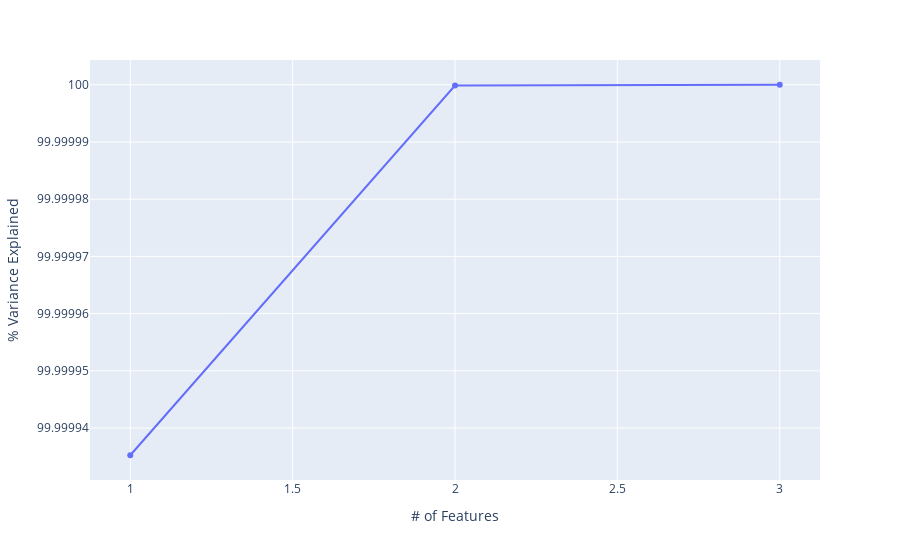

The notebook cell this image was saved under:
### Code cell
#running PCA with full components
pca_all = PCA(n_components=len(cluster_data.columns), random_state = 2022)
pca_all.fit(cluster_data)
variance = pca_all.explained_variance_ratio_
var = np.cumsum(variance)*100

#plot for information extracted
fig = px.line(x=np.arange(len(cluster_data.columns))+1, y=var, markers=True)
fig.update_xaxes(title_text='# of Features')
fig.update_yaxes(title_text='% Variance Explained')
fig.update_layout(width=900)

### Figure 1 — Plotly figure (JSON) as saved in the notebook; plotly's stock layout.template omitted (floating-point values rounded to 4 significant figures)
{"data": [{"hovertemplate": "x=%{x}<br>y=%{y}<extra></extra>", "legendgroup": "", "line": {"color": "#636efa", "dash": "solid"}, "marker": {"symbol": "circle"}, "mode": "lines+markers", "name": "", "orientation": "v", "showlegend": false, "type": "scatter", "x": [1, 2, 3], "xaxis": "x", "y": [100.0, 100.0, 100.0], "yaxis": "y"}], "layout": {"legend": {"tracegroupgap": 0}, "margin": {"t": 60}, "width": 900, "xaxis": {"anchor": "y", "domain": [0, 1], "title": {"text": "# of Features"}}, "yaxis": {"anchor": "x", "domain": [0, 1], "title": {"text": "% Variance Explained"}}}}
